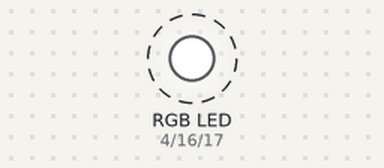
Simulated run of this sketch. Board: Arduino Uno, built with avr-gcc and run on an emulated ATmega328P. Parts: an RGB LED mixed from three pins (HIGH = lit). Dashed ring = blinking.

Above: at 0.7 s.
Timing chart, 0 to 3.0 s (numbered marks = the images above):
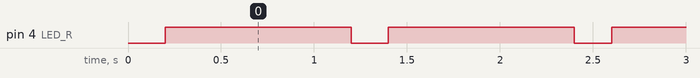

Measured:
- by itself, pin 4 (LED_R): alternates HIGH for 1.0 s and LOW for 0.20 s

The sketch:

Blink.ino
```cpp
// Primeiro teste com a placa - Pisca o LED RGB

// Conexões dos LED RGB
// LOW acende, HIGH apaga
#define LED_R 4
#define LED_G 16
#define LED_B 17

void setup() {
  // Inicia as saídas
  pinMode(LED_R,OUTPUT);
  pinMode(LED_G,OUTPUT);
  pinMode(LED_B,OUTPUT);
  digitalWrite(LED_R, HIGH);
  digitalWrite(LED_G, HIGH);
  digitalWrite(LED_B, HIGH);
}

void loop() {
  digitalWrite(LED_R, LOW);
  delay(200);
  digitalWrite(LED_R, HIGH);
  delay(1000);
}
```
